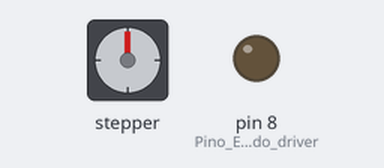
Recording of a sketch running on a simulated Arduino Uno, built with avr-gcc and run on an emulated ATmega328P. Shown: stepper motor, output pins drawn as LEDs (lit = HIGH). Stepper angles assume 200 steps per turn; what the sketch prints to the serial monitor is not drawn.

Above: at 0.15 s.
At 3.0 s:
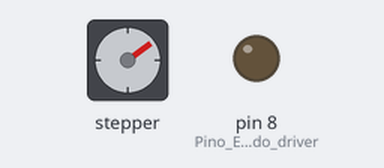
At 8.0 s:
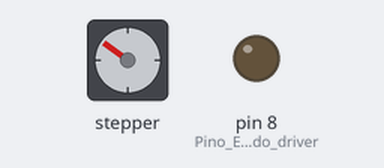
Timing chart, 0 to 9.5 s (numbered marks = the images above):
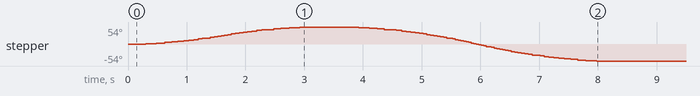

Measured:
- by itself, stepper: turns 54° clockwise in 2.6 s, then 108° counter-clockwise in 4.1 s

The sketch:

frente_tras.ino
```cpp
#include <AccelStepper.h>

AccelStepper motorZ(AccelStepper::DRIVER, 4, 7);  // STEP = 4, DIR = 7

bool etapa1 = false;
bool etapa2 = false;

void setup() {
  Serial.begin(9600);

  pinMode(8, OUTPUT);          // Pino EN do driver (se aplicável)
  digitalWrite(8, LOW);        // LOW = habilita driver

  // Configuração para máximo torque
  motorZ.setMaxSpeed(50);     // Baixa velocidade = mais torque
  motorZ.setAcceleration(10);  // Aceleração suave

  motorZ.moveTo(30);         // Desce 300 passos
  Serial.println("⏬ Descendo eixo Z...");
}

void loop() {
  motorZ.run();

  if (!etapa1 && motorZ.distanceToGo() == 0) {
    etapa1 = true;
    delay(1000);               // Espera 1 segundo
    motorZ.moveTo(-30);          // Sobe de volta
    Serial.println("⏫ Subindo eixo Z...");
  }

  if (etapa1 && !etapa2 && motorZ.distanceToGo() == 0) {
    etapa2 = true;
    Serial.println("✅ Teste concluído.");
  }
}
```
